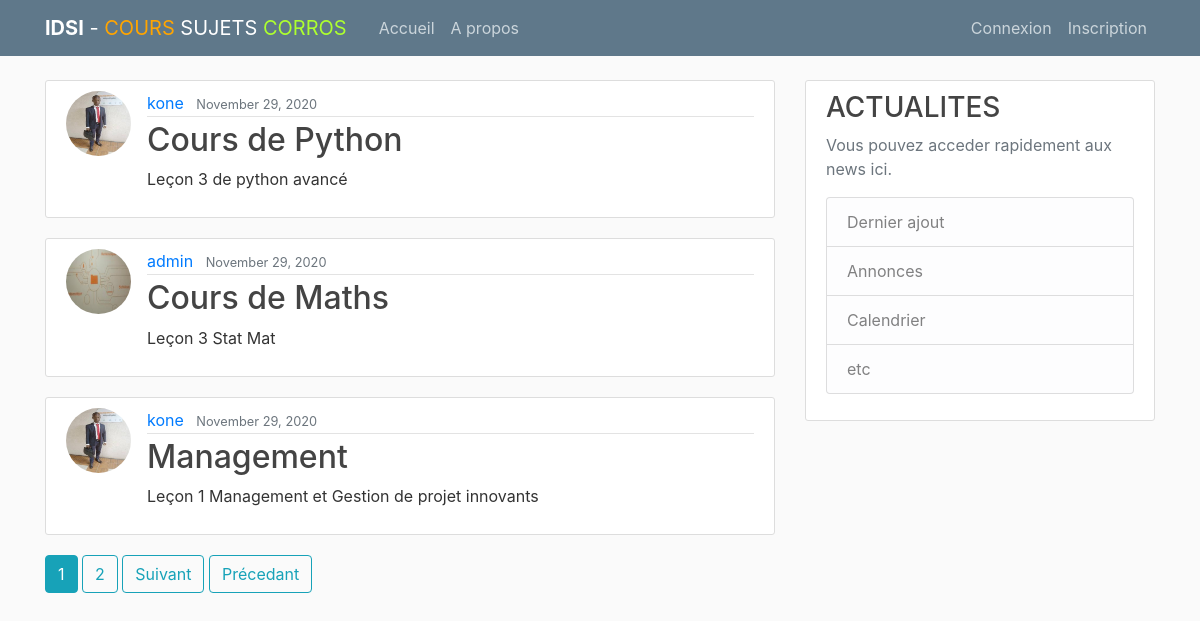
Screenshot of /idsi/ with the database file from the repository.
### idsi/models.py (models this page shows, shortened)
class Post(models.Model):
    title = models.CharField(max_length=100)
    content = models.TextField()
    date_posted = models.DateTimeField(default=timezone.now)
    author = models.ForeignKey(User, on_delete=models.CASCADE)

### users/models.py (models this page shows, shortened)
class Profile(models.Model):
    user = models.OneToOneField(User, on_delete=models.CASCADE)
    image = models.ImageField(default='default.jpg', upload_to='profile_pics')

### idsi/views.py (the view)
# urls.py: path('', PostListView.as_view(template_name='post_list.html'), name='home'),
class PostListView(ListView):
    model = Post
    template_name = 'post_list.html'  # <app>/<model>_<viewtype>.html
    context_object_name = 'post'
    ordering = ['-date_posted']
    paginate_by = 3

### idsi/templates/post_list.html (shortened to what this page needs)
{% extends "base.html" %}
{% block content %}
    {% for post in post %}
        <article class="media content-section">
          <img class="rounded-circle article-img" src="{{ post.author.profile.image.url }}">
          <div class="media-body">
            <div class="article-metadata">
              <a class="mr-2" href="{% url 'user-post' post.author.username %}">{{ post.author }}</a>
              <small class="text-muted">{{ post.date_posted|date:"F d, Y" }}</small>
            </div>
            <h2><a class="article-title" href="{% url 'post-detail' post.id %}">{{ post.title }}</a></h2>
            <p class="article-content">{{ post.content }}</p>
          </div>
        </article>
    {% endfor %}
    {% if is_paginated %}
    {% for num in page_obj.paginator.page_range %}
      {% if page_obj.number == num %}
        <a class="btn btn-info mb-4" href="?page={{ num }}">{{ num }}</a>
      {% elif num > page_obj.number|add:'-3' and num < page_obj.number|add:'3' %}
        <a class="btn btn-outline-info mb-4" href="?page={{ num }}">{{ num }}</a>
      {% endif %}
    {% endfor %}
    {% if page_obj.has_next %}
      <a class="btn btn-outline-info mb-4" href="?page={{ page_obj.next_page_number }}">Suivant</a>
      <a class="btn btn-outline-info mb-4" href="?page={{ page_obj.paginator.num_pages }}">Précedant</a>
    {% endif %}
  {% endif %}
{% endblock content %}

### idsi/templates/base.html (shortened to what this page needs)
{% load static %}
<!DOCTYPE html>
<html>
<head>
    <link rel="stylesheet" href="https://maxcdn.bootstrapcdn.com/bootstrap/4.0.0/css/bootstrap.min.css">
    <link rel="stylesheet" type="text/css" href="{% static 'main.css' %}">
</head>
<body>
    <header class="site-header">
      <nav class="navbar navbar-expand-md navbar-dark bg-steel fixed-top">
        <div class="container">
          <a class="navbar-brand mr-4" href="{% url 'home' %}"><span style="font-weight:bolder;">IDSI</span> - <span style="color: orange;">COURS</span> SUJETS <span style="color:greenyellow">CORROS</span></a>
          <div class="collapse navbar-collapse" id="navbarToggle">
            <div class="navbar-nav mr-auto">
              <a class="nav-item nav-link" href="{% url 'home' %}">Accueil</a>
              <a class="nav-item nav-link" href="{% url 'about' %}">A propos</a>
            </div>
            <div class="navbar-nav">
              {% if user.is_authenticated %}
              <a class="nav-item nav-link" href="{% url 'post-create' %}">Nouveau Cours</a>
                <a class="nav-item nav-link" href="{% url 'profile' %}">Mon profil</a>
                <a class="nav-item nav-link" href="{% url 'logout' %}">Déconnexion</a>
              {% else %}
                <a class="nav-item nav-link" href="{% url 'login' %}">Connexion</a>
                <a class="nav-item nav-link" href="{% url 'register' %}">Inscription</a>
              {% endif %}
          </div>
        </div>
      </nav>
    </header>
    <main role="main" class="container">
      <div class="row">
        <div class="col-md-8">
          {% block content %}{% endblock %}
        </div>
        <div class="col-md-4">
          <div class="content-section">
            <h3>ACTUALITES</h3>
            <p class='text-muted'>Vous pouvez acceder rapidement aux news ici.
              <ul class="list-group">
                <li class="list-group-item list-group-item-light">Dernier ajout</li>
                <li class="list-group-item list-group-item-light">Annonces</li>
                <li class="list-group-item list-group-item-light">Calendrier</li>
                <li class="list-group-item list-group-item-light">etc</li>
              </ul>
            </p>
          </div>
        </div>
      </div>
    </main>
</body>
</html>

### idsi/static/main.css (style rules this page uses)
body { background: #fafafa; color: #333333; margin-top: 5rem; }
h1, h2, h3, h4, h5, h6 { color: #444444; }
ul { margin: 0; }
.bg-steel { background-color: #5f788a; }
.site-header .navbar-nav .nav-link { color: #cbd5db; }
.content-section { background: #ffffff; padding: 10px 20px; border: 1px solid #dddddd; border-radius: 3px; margin-bottom: 20px; }
.article-title { color: #444444; }
.article-content { white-space: pre-line; }
.article-img { height: 65px; width: 65px; margin-right: 16px; }
.article-metadata { padding-bottom: 1px; margin-bottom: 4px; border-bottom: 1px solid #e3e3e3 }

### rows the page displays
Post: author.profile.image (picture), author "kone", date_posted "November 29, 2020", title "Cours de Python", content "Leçon 3 de python avancé"
Post: author.profile.image (placeholder picture), author "admin", date_posted "November 29, 2020", title "Cours de Maths", content "Leçon 3 Stat Mat"
Post: author.profile.image (picture), author "kone", date_posted "November 29, 2020", title "Management", content "Leçon 1 Management et Gestion de projet innovants"

### other values shown
{{ num }} "1"
{{ num }} "2"
